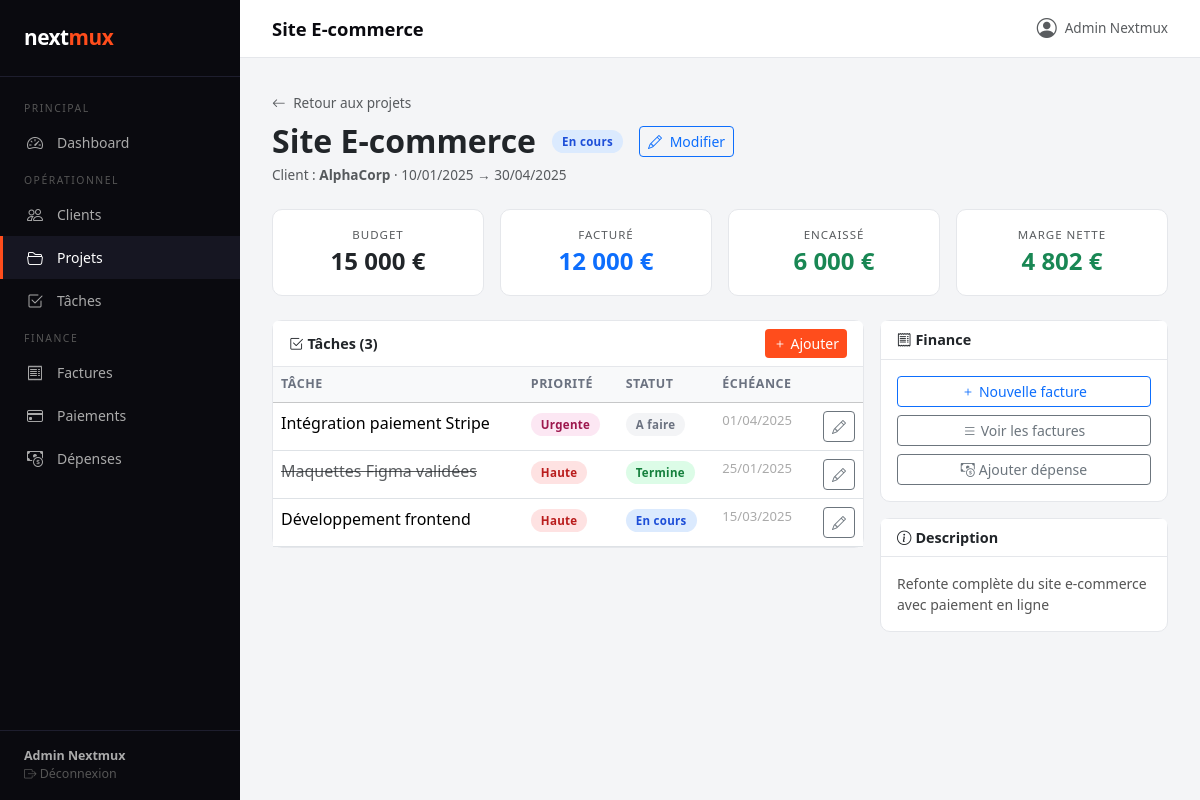
Page /index.php?module=projets&action=show&id=1 (signed in) on the committed database.
### tables this page shows
CREATE TABLE IF NOT EXISTS projets (
  id INT AUTO_INCREMENT PRIMARY KEY,
  client_id INT NOT NULL,
  nom VARCHAR(150) NOT NULL,
  description TEXT,
  date_debut DATE,
  date_fin DATE,
  statut ENUM('en_cours','termine','suspendu','annule') DEFAULT 'en_cours',
  budget DECIMAL(10,2) DEFAULT 0,
  created_at DATETIME DEFAULT CURRENT_TIMESTAMP,
  FOREIGN KEY (client_id) REFERENCES clients(id) ON DELETE CASCADE
);

CREATE TABLE IF NOT EXISTS clients (
  id INT AUTO_INCREMENT PRIMARY KEY,
  nom VARCHAR(100) NOT NULL,
  email VARCHAR(150),
  telephone VARCHAR(20),
  adresse TEXT,
  created_at DATETIME DEFAULT CURRENT_TIMESTAMP
);

CREATE TABLE IF NOT EXISTS taches (
  id INT AUTO_INCREMENT PRIMARY KEY,
  projet_id INT NOT NULL,
  titre VARCHAR(200) NOT NULL,
  description TEXT,
  priorite ENUM('basse','normale','haute','urgente') DEFAULT 'normale',
  statut ENUM('a_faire','en_cours','termine') DEFAULT 'a_faire',
  date_echeance DATE,
  created_at DATETIME DEFAULT CURRENT_TIMESTAMP,
  FOREIGN KEY (projet_id) REFERENCES projets(id) ON DELETE CASCADE
);

### controllers/projetsController.php (called while the page is built, shortened)
<?php
require_once __DIR__ . '/../models/Projet.php';
require_once __DIR__ . '/../models/Tache.php';
class ProjetsController {
    private Projet $model;
    public function __construct() {
        $this->model       = new Projet();
    }
    public function show(): void {
        $id     = (int)($_GET['id'] ?? 0);
        $projet = $this->model->getById($id);
        $tacheModel = new Tache();
        $taches     = $tacheModel->getByProjet($id);
        $finances   = $this->model->getFinances($id);
        $page_title = $projet['nom'];
        require_once __DIR__ . '/../views/projets/show.php';
    }
}

### config/db.php (called while the page is built, shortened)
<?php
function getDB(): PDO {
    static $pdo = null;
    if ($pdo === null) {
        $dsn = "mysql:host=" . DB_HOST . ";dbname=" . DB_NAME . ";charset=" . DB_CHARSET;
        try {
            $pdo = new PDO($dsn, DB_USER, DB_PASS, [
                PDO::ATTR_ERRMODE            => PDO::ERRMODE_EXCEPTION,
                PDO::ATTR_DEFAULT_FETCH_MODE => PDO::FETCH_ASSOC,
                PDO::ATTR_EMULATE_PREPARES   => false,
            ]);
        } catch (PDOException $e) {
            die(json_encode(['error' => 'Connexion BDD échouée : ' . $e->getMessage()]));
        }
    }
    return $pdo;
}

### models/Projet.php (called while the page is built, shortened)
<?php
class Projet {
    private PDO $db;
    public function __construct() {
        $this->db = getDB();
    }
    public function getById(int $id): array|false {
        $stmt = $this->db->prepare("
            SELECT p.*, c.nom AS client_nom
            FROM projets p
            JOIN clients c ON p.client_id = c.id
            WHERE p.id = ?
        ");
        $stmt->execute([$id]);
        return $stmt->fetch();
    }
    public function getFinances(int $projetId): array {
        $stmt = $this->db->prepare("
            SELECT
                COALESCE(SUM(f.montant_ttc), 0)          AS total_facture,
                COALESCE(SUM(p.montant), 0)               AS total_paye,
                COALESCE(SUM(d.montant), 0)               AS total_depenses
            FROM projets pr
            LEFT JOIN factures f  ON f.projet_id  = pr.id
            LEFT JOIN paiements p ON p.facture_id = f.id
            LEFT JOIN depenses d  ON d.projet_id  = pr.id
            WHERE pr.id = ?
        ");
        $stmt->execute([$projetId]);
        return $stmt->fetch();
    }
}

### models/Tache.php (called while the page is built, shortened)
<?php
class Tache {
    private PDO $db;
    public function __construct() {
        $this->db = getDB();
    }
    public function getByProjet(int $projetId): array {
        $stmt = $this->db->prepare("
            SELECT * FROM taches WHERE projet_id = ?
            ORDER BY FIELD(priorite,'urgente','haute','normale','basse'), date_echeance
        ");
        $stmt->execute([$projetId]);
        return $stmt->fetchAll();
    }
}

### views/projets/show.php (the view)
<?php require_once __DIR__ . '/../layout/header.php'; ?>
<div class="mb-4">
  <a href="index.php?module=projets&action=index" class="text-muted text-decoration-none" style="font-size:0.85rem">
    <i class="bi bi-arrow-left me-1"></i> Retour aux projets
  </a>
  <div class="d-flex align-items-center gap-3 mt-2 flex-wrap">
    <h2 class="fw-bold mb-0"><?= htmlspecialchars($projet['nom']) ?></h2>
    <span class="status-badge badge-<?= $projet['statut'] ?>"><?= ucfirst(str_replace('_',' ',$projet['statut'])) ?></span>
    <a href="index.php?module=projets&action=edit&id=<?= $projet['id'] ?>" class="btn btn-sm btn-outline-primary">
      <i class="bi bi-pencil me-1"></i> Modifier
    </a>
  </div>
  <p class="text-muted mt-1" style="font-size:0.85rem">
    Client : <strong><?= htmlspecialchars($projet['client_nom']) ?></strong>
    <?php if ($projet['date_debut']): ?>
    · <?= date('d/m/Y', strtotime($projet['date_debut'])) ?> → <?= $projet['date_fin'] ? date('d/m/Y', strtotime($projet['date_fin'])) : '…' ?>
    <?php endif; ?>
  </p>
</div>
<div class="row g-3 mb-4">
  <?php
  $facture  = (float)$finances['total_facture'];
  $paye     = (float)$finances['total_paye'];
  $depenses = (float)$finances['total_depenses'];
  $marge    = $paye - $depenses;
  ?>
  <div class="col-md-3"><div class="card text-center p-3">
    <div class="text-muted" style="font-size:0.72rem;text-transform:uppercase;letter-spacing:1px">Budget</div>
    <div class="fs-4 fw-bold"><?= number_format($projet['budget'], 0, ',', ' ') ?> €</div>
  </div></div>
  <div class="col-md-3"><div class="card text-center p-3">
    <div class="text-muted" style="font-size:0.72rem;text-transform:uppercase;letter-spacing:1px">Facturé</div>
    <div class="fs-4 fw-bold text-primary"><?= number_format($facture, 0, ',', ' ') ?> €</div>
  </div></div>
  <div class="col-md-3"><div class="card text-center p-3">
    <div class="text-muted" style="font-size:0.72rem;text-transform:uppercase;letter-spacing:1px">Encaissé</div>
    <div class="fs-4 fw-bold text-success"><?= number_format($paye, 0, ',', ' ') ?> €</div>
  </div></div>
  <div class="col-md-3"><div class="card text-center p-3">
    <div class="text-muted" style="font-size:0.72rem;text-transform:uppercase;letter-spacing:1px">Marge nette</div>
    <div class="fs-4 fw-bold <?= $marge >= 0 ? 'text-success' : 'text-danger' ?>">
      <?= number_format($marge, 0, ',', ' ') ?> €
    </div>
  </div></div>
</div>
<div class="row g-3">
  <div class="col-md-8">
    <div class="card">
      <div class="card-header d-flex justify-content-between align-items-center">
        <span><i class="bi bi-check2-square me-1"></i>Tâches (<?= count($taches) ?>)</span>
        <a href="index.php?module=taches&action=create&projet_id=<?= $projet['id'] ?>" class="btn btn-sm btn-accent">
          <i class="bi bi-plus"></i> Ajouter
        </a>
      </div>
      <div class="card-body p-0">
        <?php if (empty($taches)): ?>
          <div class="text-center py-4 text-muted">Aucune tâche.</div>
        <?php else: ?>
          <table class="table table-hover mb-0">
            <thead class="table-light"><tr><th>Tâche</th><th>Priorité</th><th>Statut</th><th>Échéance</th><th></th></tr></thead>
            <tbody>
              <?php foreach ($taches as $t): ?>
              <tr>
                <td class="<?= $t['statut'] === 'termine' ? 'text-decoration-line-through text-muted' : '' ?>">
                  <?= htmlspecialchars($t['titre']) ?>
                </td>
                <td><span class="status-badge badge-<?= $t['priorite'] ?>"><?= ucfirst($t['priorite']) ?></span></td>
                <td><span class="status-badge badge-<?= $t['statut'] ?>"><?= ucfirst(str_replace('_',' ',$t['statut'])) ?></span></td>
                <td style="font-size:0.82rem;color:#aaa"><?= $t['date_echeance'] ? date('d/m/Y', strtotime($t['date_echeance'])) : '—' ?></td>
                <td class="text-end">
                  <a href="index.php?module=taches&action=edit&id=<?= $t['id'] ?>&projet_id=<?= $projet['id'] ?>"
                     class="btn btn-sm btn-outline-secondary"><i class="bi bi-pencil"></i></a>
                </td>
              </tr>
              <?php endforeach; ?>
            </tbody>
          </table>
        <?php endif; ?>
      </div>
    </div>
  </div>
  <div class="col-md-4">
    <div class="card">
      <div class="card-header"><i class="bi bi-receipt me-1"></i>Finance</div>
      <div class="card-body">
        <div class="d-grid gap-2">
          <a href="index.php?module=factures&action=create&projet_id=<?= $projet['id'] ?>"
             class="btn btn-outline-primary btn-sm"><i class="bi bi-plus me-1"></i>Nouvelle facture</a>
          <a href="index.php?module=factures&action=index&projet_id=<?= $projet['id'] ?>"
             class="btn btn-outline-secondary btn-sm"><i class="bi bi-list me-1"></i>Voir les factures</a>
          <a href="index.php?module=depenses&action=create&projet_id=<?= $projet['id'] ?>"
             class="btn btn-outline-secondary btn-sm"><i class="bi bi-cash-coin me-1"></i>Ajouter dépense</a>
        </div>
      </div>
    </div>
    <?php if ($projet['description']): ?>
    <div class="card mt-3">
      <div class="card-header"><i class="bi bi-info-circle me-1"></i>Description</div>
      <div class="card-body" style="font-size:0.875rem;color:#555">
        <?= nl2br(htmlspecialchars($projet['description'])) ?>
      </div>
    </div>
    <?php endif; ?>
  </div>
</div>
<?php require_once __DIR__ . '/../layout/footer.php'; ?>

### views/layout/header.php (shortened to what this page needs)
<!DOCTYPE html>
<html lang="fr">
<head>
  <link href="https://cdn.jsdelivr.net/npm/bootstrap@5.3.2/dist/css/bootstrap.min.css" rel="stylesheet">
  <link href="https://cdn.jsdelivr.net/npm/bootstrap-icons@1.11.3/font/bootstrap-icons.css" rel="stylesheet">
</head>
<body>
<?php
$module_actuel = $_GET['module'] ?? 'dashboard';
$user = $_SESSION['user'] ?? ['nom' => 'Invité'];
?>
<div id="sidebar">
  <div class="sidebar-brand">next<span>mux</span></div>
  <nav class="sidebar-nav">
    <div class="nav-section">Principal</div>
    <a href="index.php?module=dashboard&action=index"
       class="sidebar-link <?= $module_actuel === 'dashboard' ? 'active' : '' ?>">
      <i class="bi bi-speedometer2"></i> Dashboard
    </a>
    <div class="nav-section">Opérationnel</div>
    <a href="index.php?module=clients&action=index"
       class="sidebar-link <?= $module_actuel === 'clients' ? 'active' : '' ?>">
      <i class="bi bi-people"></i> Clients
    </a>
    <a href="index.php?module=projets&action=index"
       class="sidebar-link <?= $module_actuel === 'projets' ? 'active' : '' ?>">
      <i class="bi bi-folder2-open"></i> Projets
    </a>
    <a href="index.php?module=taches&action=index"
       class="sidebar-link <?= $module_actuel === 'taches' ? 'active' : '' ?>">
      <i class="bi bi-check2-square"></i> Tâches
    </a>
    <div class="nav-section">Finance</div>
    <a href="index.php?module=factures&action=index"
       class="sidebar-link <?= $module_actuel === 'factures' ? 'active' : '' ?>">
      <i class="bi bi-receipt"></i> Factures
    </a>
    <a href="index.php?module=paiements&action=index"
       class="sidebar-link <?= $module_actuel === 'paiements' ? 'active' : '' ?>">
      <i class="bi bi-credit-card"></i> Paiements
    </a>
    <a href="index.php?module=depenses&action=index"
       class="sidebar-link <?= $module_actuel === 'depenses' ? 'active' : '' ?>">
      <i class="bi bi-cash-coin"></i> Dépenses
    </a>
  </nav>
  <div class="sidebar-footer">
    <strong><?= htmlspecialchars($user['nom']) ?></strong>
    <a href="index.php?module=auth&action=logout" style="color:#555;text-decoration:none">
      <i class="bi bi-box-arrow-right"></i> Déconnexion
    </a>
  </div>
</div>
<div id="main">
  <div class="topbar">
    <h1><?= htmlspecialchars($page_title ?? 'Nextmux ERP') ?></h1>
    <div class="d-flex align-items-center gap-2">
      <i class="bi bi-person-circle fs-5 text-muted"></i>
      <span class="text-muted" style="font-size:0.85rem"><?= htmlspecialchars($user['nom']) ?></span>
    </div>
  </div>
  <div class="content">

### views/layout/header.php (style rules this page uses)
:root { --sidebar-w: 240px; --accent: #FF4D1C; --dark: #0a0a0f; }
body { background: #f4f5f7; font-family: 'Segoe UI', sans-serif; }
#sidebar { width: var(--sidebar-w); min-height: 100vh; background: var(--dark); position: fixed; top: 0; left: 0; z-index: 100; display: flex; flex-direction: column; }
.sidebar-brand { padding: 1.4rem 1.5rem; font-size: 1.3rem; font-weight: 800; color: white; letter-spacing: -0.5px; border-bottom: 1px solid #1e1e2e; }
.sidebar-brand span { color: var(--accent); }
.sidebar-nav { padding: 1rem 0; flex: 1; }
.nav-section { padding: 0.5rem 1.5rem 0.3rem; font-size: 0.65rem; text-transform: uppercase; letter-spacing: 1.5px; color: #555; }
.sidebar-link { display: flex; align-items: center; gap: 0.75rem; padding: 0.6rem 1.5rem; color: #aaa; text-decoration: none; font-size: 0.875rem; transition: all 0.15s; border-left: 3px solid transparent; }
.sidebar-link:hover, .sidebar-link.active { color: white; background: #161622; border-left-color: var(--accent); }
.sidebar-link i { font-size: 1rem; width: 18px; }
.sidebar-footer { padding: 1rem 1.5rem; border-top: 1px solid #1e1e2e; font-size: 0.78rem; color: #555; }
.sidebar-footer strong { color: #aaa; display: block; }
#main { margin-left: var(--sidebar-w); min-height: 100vh; }
.topbar { background: white; padding: 0.85rem 2rem; border-bottom: 1px solid #e5e7eb; display: flex; align-items: center; justify-content: space-between; position: sticky; top: 0; z-index: 50; }
.topbar h1 { font-size: 1.15rem; font-weight: 700; margin: 0; color: var(--dark); }
.content { padding: 2rem; }
.card { border: 1px solid #e5e7eb; border-radius: 10px; }
.card-header { background: white; border-bottom: 1px solid #e5e7eb; font-weight: 600; font-size: 0.9rem; }
.badge-en_cours { background: #dbeafe; color: #1d4ed8; }
.badge-termine { background: #dcfce7; color: #15803d; }
.badge-a_faire { background: #f3f4f6; color: #6b7280; }
.badge-haute { background: #fee2e2; color: #b91c1c; }
.badge-urgente { background: #fce7f3; color: #9d174d; }
.status-badge { display: inline-block; padding: 3px 10px; border-radius: 20px; font-size: 0.72rem; font-weight: 600; letter-spacing: 0.3px; }
.btn-accent { background: var(--accent); color: white; border: none; }
table.table th { font-size: 0.78rem; text-transform: uppercase; letter-spacing: 0.5px; color: #6b7280; font-weight: 600; }

### rows in the picture
projets: nom "Site E-commerce", statut "En cours", client.nom "AlphaCorp", date_debut "10/01/2025", date_fin "30/04/2025", budget "15 000", description "Refonte complète du site e-commerce avec paiement en ligne"
taches: titre "Intégration paiement Stripe", priorite "Urgente", statut "A faire", date_echeance "01/04/2025"
taches: titre "Maquettes Figma validées", priorite "Haute", statut "Termine", date_echeance "25/01/2025"
taches: titre "Développement frontend", priorite "Haute", statut "En cours", date_echeance "15/03/2025"

### other values in the picture
$user['nom'] "Admin Nextmux"
$facture "12 000"
$paye "6 000"
$marge "4 802"
count($taches) "3"
